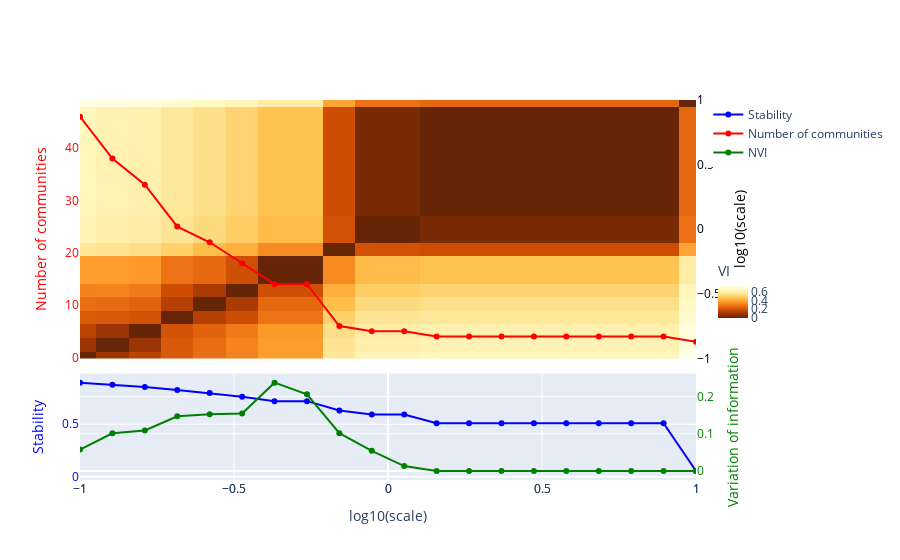

The code cell stored with this chart in its notebook:
### Code cell
# plot interactive

plotting.plot_scan(all_results, use_plotly=True)

### Figure 1 — Plotly figure (JSON) as saved in the notebook; plotly's stock layout.template omitted (floating-point values rounded to 4 significant figures; data arrays with more than 128 entries replaced by an {"elided": "..."} marker saying what was removed)
{"data": [{"hovertemplate": "<b>scale</b>: %{x:.2f}, <br>%{text}<extra></extra>", "marker": {"color": "blue"}, "mode": "lines+markers", "name": "Stability", "text": ["Number of communities: 46, <br> Stability: 0.897,\n        <br> Normalised Variation Information: 0.057, <br> Index: 0", "Number of communities: 38, <br> Stability: 0.877,\n        <br> Normalised Variation Information: 0.101, <br> Index: 1", "Number of communities: 33, <br> Stability: 0.854,\n        <br> Normalised Variation Information: 0.109, <br> Index: 2", "Number of communities: 25, <br> Stability: 0.828,\n        <br> Normalised Variation Information: 0.147, <br> Index: 3", "Number of communities: 22, <br> Stability: 0.798,\n        <br> Normalised Variation Information: 0.152, <br> Index: 4", "Number of communities: 18, <br> Stability: 0.762,\n        <br> Normalised Variation Information: 0.154, <br> Index: 5", "Number of communities: 14, <br> Stability: 0.721,\n        <br> Normalised Variation Information: 0.237, <br> Index: 6", "Number of communities: 14, <br> Stability: 0.721,\n        <br> Normalised Variation Information: 0.206, <br> Index: 7", "Number of communities: 6, <br> Stability: 0.632,\n        <br> Normalised Variation Information: 0.101, <br> Index: 8", "Number of communities: 5, <br> Stability: 0.593,\n        <br> Normalised Variation Information: 0.054, <br> Index: 9", "Number of communities: 5, <br> Stability: 0.593,\n        <br> Normalised Variation Information: 0.013, <br> Index: 10", "Number of communities: 4, <br> Stability: 0.51,\n        <br> Normalised Variation Information: 0.0, <br> Index: 11", "Number of communities: 4, <br> Stability: 0.51,\n        <br> Normalised Variation Information: 0.0, <br> Index: 12", "Number of communities: 4, <br> Stability: 0.51,\n        <br> Normalised Variation Information: 0.0, <br> Index: 13", "Number of communities: 4, <br> Stability: 0.51,\n        <br> Normalised Variation Information: 0.0, <br> Index: 14", "Number of communities: 4, <br> Stability: 0.51,\n        <br> Normalised Variation Information: 0.0, <br> Index: 15", "Number of communities: 4, <br> Stability: 0.51,\n        <br> Normalised Variation Information: 0.0, <br> Index: 16", "Number of communities: 4, <br> Stability: 0.51,\n        <br> Normalised Variation Information: 0.0, <br> Index: 17", "Number of communities: 4, <br> Stability: 0.51,\n        <br> Normalised Variation Information: 0.0, <br> Index: 18", "Number of communities: 3, <br> Stability: 0.054,\n        <br> Normalised Variation Information: 0.0, <br> Index: 19"], "type": "scatter", "x": [-1, -0.8947, -0.7895, -0.6842, -0.5789, -0.4737, -0.3684, -0.2632, -0.1579, -0.05263, 0.05263, 0.1579, 0.2632, 0.3684, 0.4737, 0.5789, 0.6842, 0.7895, 0.8947, 1], "y": [0.8969, 0.8774, 0.8544, 0.8279, 0.7978, 0.7618, 0.7206, 0.7206, 0.632, 0.5932, 0.5932, 0.5096, 0.5096, 0.5096, 0.5096, 0.5096, 0.5096, 0.5096, 0.5096, 0.05439]}, {"hovertemplate": "<b>scale</b>: %{x:.2f}, <br>%{text}<extra></extra>", "marker": {"color": "red"}, "mode": "lines+markers", "name": "Number of communities", "text": ["Number of communities: 46, <br> Stability: 0.897,\n        <br> Normalised Variation Information: 0.057, <br> Index: 0", "Number of communities: 38, <br> Stability: 0.877,\n        <br> Normalised Variation Information: 0.101, <br> Index: 1", "Number of communities: 33, <br> Stability: 0.854,\n        <br> Normalised Variation Information: 0.109, <br> Index: 2", "Number of communities: 25, <br> Stability: 0.828,\n        <br> Normalised Variation Information: 0.147, <br> Index: 3", "Number of communities: 22, <br> Stability: 0.798,\n        <br> Normalised Variation Information: 0.152, <br> Index: 4", "Number of communities: 18, <br> Stability: 0.762,\n        <br> Normalised Variation Information: 0.154, <br> Index: 5", "Number of communities: 14, <br> Stability: 0.721,\n        <br> Normalised Variation Information: 0.237, <br> Index: 6", "Number of communities: 14, <br> Stability: 0.721,\n        <br> Normalised Variation Information: 0.206, <br> Index: 7", "Number of communities: 6, <br> Stability: 0.632,\n        <br> Normalised Variation Information: 0.101, <br> Index: 8", "Number of communities: 5, <br> Stability: 0.593,\n        <br> Normalised Variation Information: 0.054, <br> Index: 9", "Number of communities: 5, <br> Stability: 0.593,\n        <br> Normalised Variation Information: 0.013, <br> Index: 10", "Number of communities: 4, <br> Stability: 0.51,\n        <br> Normalised Variation Information: 0.0, <br> Index: 11", "Number of communities: 4, <br> Stability: 0.51,\n        <br> Normalised Variation Information: 0.0, <br> Index: 12", "Number of communities: 4, <br> Stability: 0.51,\n        <br> Normalised Variation Information: 0.0, <br> Index: 13", "Number of communities: 4, <br> Stability: 0.51,\n        <br> Normalised Variation Information: 0.0, <br> Index: 14", "Number of communities: 4, <br> Stability: 0.51,\n        <br> Normalised Variation Information: 0.0, <br> Index: 15", "Number of communities: 4, <br> Stability: 0.51,\n        <br> Normalised Variation Information: 0.0, <br> Index: 16", "Number of communities: 4, <br> Stability: 0.51,\n        <br> Normalised Variation Information: 0.0, <br> Index: 17", "Number of communities: 4, <br> Stability: 0.51,\n        <br> Normalised Variation Information: 0.0, <br> Index: 18", "Number of communities: 3, <br> Stability: 0.054,\n        <br> Normalised Variation Information: 0.0, <br> Index: 19"], "type": "scatter", "x": [-1, -0.8947, -0.7895, -0.6842, -0.5789, -0.4737, -0.3684, -0.2632, -0.1579, -0.05263, 0.05263, 0.1579, 0.2632, 0.3684, 0.4737, 0.5789, 0.6842, 0.7895, 0.8947, 1], "xaxis": "x2", "y": [46, 38, 33, 25, 22, 18, 14, 14, 6, 5, 5, 4, 4, 4, 4, 4, 4, 4, 4, 3], "yaxis": "y4"}, {"hovertemplate": "<b>scale</b>: %{x:.2f}, <br>%{text}<extra></extra>", "marker": {"color": "green"}, "mode": "lines+markers", "name": "NVI", "opacity": 1, "text": ["Number of communities: 46, <br> Stability: 0.897,\n        <br> Normalised Variation Information: 0.057, <br> Index: 0", "Number of communities: 38, <br> Stability: 0.877,\n        <br> Normalised Variation Information: 0.101, <br> Index: 1", "Number of communities: 33, <br> Stability: 0.854,\n        <br> Normalised Variation Information: 0.109, <br> Index: 2", "Number of communities: 25, <br> Stability: 0.828,\n        <br> Normalised Variation Information: 0.147, <br> Index: 3", "Number of communities: 22, <br> Stability: 0.798,\n        <br> Normalised Variation Information: 0.152, <br> Index: 4", "Number of communities: 18, <br> Stability: 0.762,\n        <br> Normalised Variation Information: 0.154, <br> Index: 5", "Number of communities: 14, <br> Stability: 0.721,\n        <br> Normalised Variation Information: 0.237, <br> Index: 6", "Number of communities: 14, <br> Stability: 0.721,\n        <br> Normalised Variation Information: 0.206, <br> Index: 7", "Number of communities: 6, <br> Stability: 0.632,\n        <br> Normalised Variation Information: 0.101, <br> Index: 8", "Number of communities: 5, <br> Stability: 0.593,\n        <br> Normalised Variation Information: 0.054, <br> Index: 9", "Number of communities: 5, <br> Stability: 0.593,\n        <br> Normalised Variation Information: 0.013, <br> Index: 10", "Number of communities: 4, <br> Stability: 0.51,\n        <br> Normalised Variation Information: 0.0, <br> Index: 11", "Number of communities: 4, <br> Stability: 0.51,\n        <br> Normalised Variation Information: 0.0, <br> Index: 12", "Number of communities: 4, <br> Stability: 0.51,\n        <br> Normalised Variation Information: 0.0, <br> Index: 13", "Number of communities: 4, <br> Stability: 0.51,\n        <br> Normalised Variation Information: 0.0, <br> Index: 14", "Number of communities: 4, <br> Stability: 0.51,\n        <br> Normalised Variation Information: 0.0, <br> Index: 15", "Number of communities: 4, <br> Stability: 0.51,\n        <br> Normalised Variation Information: 0.0, <br> Index: 16", "Number of communities: 4, <br> Stability: 0.51,\n        <br> Normalised Variation Information: 0.0, <br> Index: 17", "Number of communities: 4, <br> Stability: 0.51,\n        <br> Normalised Variation Information: 0.0, <br> Index: 18", "Number of communities: 3, <br> Stability: 0.054,\n        <br> Normalised Variation Information: 0.0, <br> Index: 19"], "type": "scatter", "x": [-1, -0.8947, -0.7895, -0.6842, -0.5789, -0.4737, -0.3684, -0.2632, -0.1579, -0.05263, 0.05263, 0.1579, 0.2632, 0.3684, 0.4737, 0.5789, 0.6842, 0.7895, 0.8947, 1], "xaxis": "x", "y": [0.05733, 0.101, 0.1086, 0.1466, 0.1525, 0.1542, 0.2371, 0.206, 0.1013, 0.05411, 0.01296, 0, 0, 0, 0, 0, 0, 0, 0, 0], "yaxis": "y3"}, {"colorbar": {"len": 0.2, "title": {"text": "VI"}, "y": 0.5, "yanchor": "middle"}, "colorscale": [[0, "rgb(102,37,6)"], [0.125, "rgb(153,52,4)"], [0.25, "rgb(204,76,2)"], [0.375, "rgb(236,112,20)"], [0.5, "rgb(254,153,41)"], [0.625, "rgb(254,196,79)"], [0.75, "rgb(254,227,145)"], [0.875, "rgb(255,247,188)"], [1, "rgb(255,255,229)"]], "hoverinfo": "skip", "showscale": true, "type": "heatmap", "x": [-1, -0.8947, -0.7895, -0.6842, -0.5789, -0.4737, -0.3684, -0.2632, -0.1579, -0.05263, 0.05263, 0.1579, 0.2632, 0.3684, 0.4737, 0.5789, 0.6842, 0.7895, 0.8947, 1], "xaxis": "x2", "y": [-1, -0.8947, -0.7895, -0.6842, -0.5789, -0.4737, -0.3684, -0.2632, -0.1579, -0.05263, 0.05263, 0.1579, 0.2632, 0.3684, 0.4737, 0.5789, 0.6842, 0.7895, 0.8947, 1], "yaxis": "y2", "z": {"elided": "20x20 float values"}}], "layout": {"xaxis": {"range": [-1, 1], "title": {"text": "log10(scale)"}}, "xaxis2": {"range": [-1, 1]}, "yaxis": {"domain": [0, 0.28], "tickfont": {"color": "blue"}, "title": {"font": {"color": "blue"}, "text": "Stability"}}, "yaxis2": {"domain": [0.32, 1], "range": [-1, 1], "side": "right", "tickfont": {"color": "black"}, "title": {"font": {"color": "black"}, "text": "log10(scale)"}}, "yaxis3": {"overlaying": "y", "showticklabels": true, "side": "right", "tickfont": {"color": "green"}, "title": {"font": {"color": "green"}, "text": "Variation of information"}}, "yaxis4": {"overlaying": "y2", "tickfont": {"color": "red"}, "title": {"font": {"color": "red"}, "text": "Number of communities"}}}}
